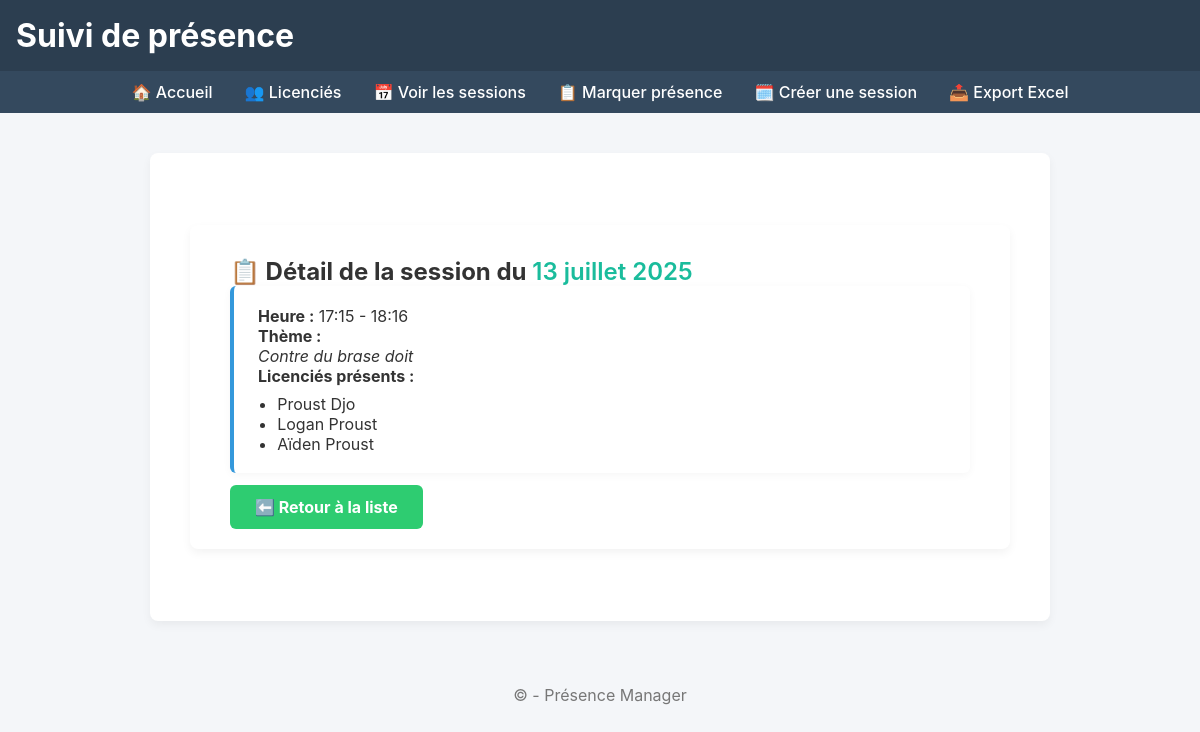
Screenshot of /presence/session/1/ with the database file from the repository.
### presence/models.py (models this page shows, shortened)
class Session(models.Model):
    date = models.DateField()
    heure_debut = models.TimeField()
    heure_fin = models.TimeField()
    theme = models.TextField()
    presences = models.ManyToManyField(Licence, blank=True)

class Licence(models.Model):
    nom = models.CharField(max_length=100)
    prenom = models.CharField(max_length=100)
    date_naissance = models.DateField()
    GRADE_CHOICES = [
        ('Débutant', 'Débutant'),
        ('Intermédiaire', 'Intermédiaire'),
        ('Avancé', 'Avancé'),
        ('Expert', 'Expert'),
    ]
    grade = models.CharField(max_length=20, choices=GRADE_CHOICES)

### presence/views.py (the view)
# urls.py: path('session/<int:pk>/', views.voir_session, name='voir_session'),
def voir_session(request, pk):
    session = get_object_or_404(Session, pk=pk)
    return render(request, 'presence/voir_session.html', {'session': session})

### presence/templates/presence/voir_session.html (shortened to what this page needs)
{% extends "presence/base.html" %}
{% block content %}
<div class="container">
    <h2>📋 Détail de la session du <span class="highlight">{{ session.date }}</span></h2>
    <div class="session-box">
        <p><strong>Heure :</strong> {{ session.heure_debut }} - {{ session.heure_fin }}</p>
        <p><strong>Thème :</strong><br><em>{{ session.theme|linebreaksbr }}</em></p>
        <p><strong>Licenciés présents :</strong></p>
        {% if session.presences.all %}
            <ul>
                {% for licencie in session.presences.all %}
                    <li>{{ licencie.prenom }} {{ licencie.nom }}</li>
                {% endfor %}
            </ul>
        {% else %}
            <p>Aucun licencié présent.</p>
        {% endif %}
    </div>
    <a href="{% url 'liste_sessions' %}" class="btn-submit">⬅️ Retour à la liste</a>
</div>
{% endblock %}

### presence/static/presence/css/style.css (style rules this page uses)
* { margin: 0; padding: 0; box-sizing: border-box; }
body { font-family: 'Inter', sans-serif; background-color: #f4f6f9; color: #333; }
a { text-decoration: none; color: inherit; transition: color 0.2s ease; }
.container { max-width: 900px; margin: 40px auto; background: white; padding: 2rem 2.5rem; border-radius: 8px; box-shadow: 0 4px 10px rgba(0, 0, 0, 0.05); }
.session-box { background: #fff; padding: 1.2rem 1.5rem; margin-bottom: 1.5rem; border-radius: 6px; border-left: 4px solid #3498db; box-shadow: 0 2px 8px rgba(0, 0, 0, 0.04); }
.session-box ul { margin-top: 0.5rem; padding-left: 1.2rem; }

### presence/static/presence/css/form.css (style rules this page uses)
.btn-submit { width: fit-content; padding: 12px 25px; background-color: #2ecc71; border: none; border-radius: 6px; color: white; font-weight: 700; cursor: pointer; transition: background-color 0.3s ease; }
.highlight { color: #1abc9c; font-weight: 600; }

### rows the page displays
Session: date "13 juillet 2025", heure_debut "17:15", heure_fin "18:16", theme "Contre du brase doit"
Licence: prenom "Proust", nom "Djo"
Licence: prenom "Logan", nom "Proust"
Licence: prenom "Aïden", nom "Proust"
